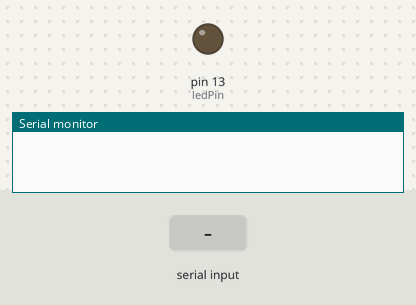
This sketch was run on a simulated Arduino Uno, built with avr-gcc and run on an emulated ATmega328P. Parts: output pins drawn as LEDs (lit = HIGH), the last lines printed to the serial monitor. The inputs (shaded band) are chosen by the test bench.

Above: at 1.2 s.
1.3 s: "1" received over Serial
At 3.2 s:
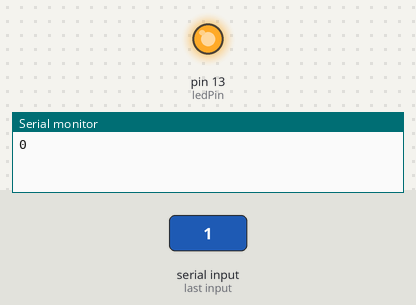
Timing chart, 0 to 8.8 s (numbered marks = the images above; inputs shaded):
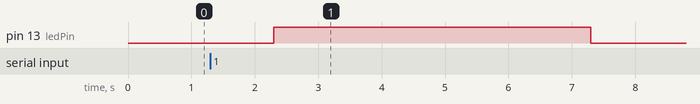

The sketch:

Test1_SerialComs_Arduino.ino
```cpp
//This program reads the Serial and when it receives data from the Raspberry pi turns on an LED for 5 seconds
#include <ArduinoJson.h>

const int ledPin=LED_BUILTIN;


void setup() {
  Serial.begin(115200);// put your setup code here, to run once:
  pinMode(ledPin,OUTPUT);
  digitalWrite(ledPin,LOW);
}

void loop() {
  if(Serial.available()>0){
    StaticJsonDocument<200> doc;
    DeserializationError error=deserializeJson(doc,Serial);
    if(!error){
      const char* event= doc["event"];
      const char* tray=doc["tray"];
      int mediaAmountInMl=doc["mediaAmountInMl"];

      Serial.println(event);
      Serial.println(tray);
      Serial.println(mediaAmountInMl);

      //Turn on the LED
      digitalWrite(ledPin,HIGH);
      delay(5000);
      digitalWrite(ledPin,LOW);
      }
      else{
        Serial.println("Failed tp parse JSON");
        }

    }
  // put your main code here, to run repeatedly:

}
```

Measured:
- after the input at 1.3 s, pin 13 (ledPin): LOW → HIGH after 1.0 s, → LOW 5.0 s later
